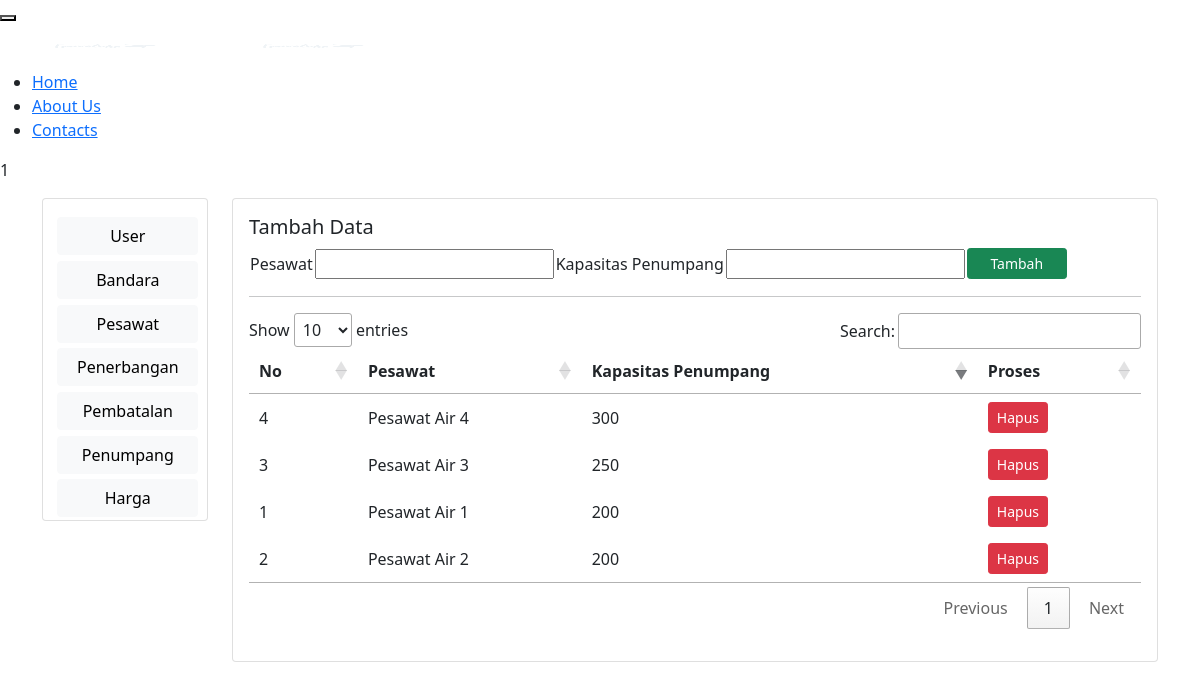
Page /site/pesawat.php on the committed database.
### tables this page shows
CREATE TABLE `pesawat` (
  `id_pesawat` int(50) NOT NULL,
  `nama` varchar(100) NOT NULL,
  `kapasitas_penumpang` int(3) NOT NULL
);

### site/pesawat.php (the view, shortened to what this page needs)
<!DOCTYPE html>
<html>
<head>
	<link href="https://cdn.jsdelivr.net/npm/bootstrap@5.0.2/dist/css/bootstrap.min.css" rel="stylesheet">
</head>
<body>
	<?= include "header.php"; ?>
	<main>
		<div class="container mt-3">
			<div class="row">
				<div class="col-sm-2">
					<div class="card">
						<?php include "dasboardadmin.php"; ?>
					</div>
				</div>
				<div class="col-sm-10">
					<div class="card">
						<div class="card-body">
							<h5 class="card-tittle">Tambah Data</h5>
                            <form action="" method="post" enctype="multipart/form-data">
                                <table>
                                    <tr>
                                     <td>Pesawat</td>
                                        <td><input type="text" name="pesawat"></td>
                                    <td>Kapasitas Penumpang</td>
                                        <td><input type="text" name="muatan"></td>
                                    <td>
                                    	<input style="width:100px" type="submit" name="proses" value="Tambah" class="btn btn-success btn-sm">
                                    </td>
                                    </tr>
                                </table>
                            </form>
							<hr>
							<table id="tabel-data">
                                <thead class="thead-dark">
                                    <tr>
                                        <th>No</th>
                                        <th>Pesawat</th>
                                        <th>Kapasitas Penumpang</th>
                                        <th>Proses</th>
                                    </tr>
                                </thead>
                                <tbody>
                                    <?php
                                    include_once('koneksi.php');
                                    $sql = mysqli_query($koneksi, "SELECT * FROM pesawat");
                                    foreach ($sql as $row) {
                                    ?>
                                        <tr>
                                            <td><?= $row["id_pesawat"]; ?></td>
                                            <td><?= $row["nama"]; ?></td>
                                            <td><?= $row["kapasitas_penumpang"]; ?></td>
                                            <td>
                        						<a href="hpspesawat.php?id=<?= $row['id_pesawat']; ?>" onclick="return confirm ('Apakah Anda yakin akan menghapus data?')" class="btn btn-danger btn-sm">Hapus</a>
                                            </td>
                                        </tr>
                                    <?php } ?>
                            </table>
						</div>
					</div>
				</div>
			</div>
		</div>
	</main>
    <link rel="stylesheet" type="text/css" media="screen" href="https://cdn.datatables.net/1.10.24/css/jquery.dataTables.min.css">
</body>
</html>

### rows in the picture
pesawat: id_pesawat "1", nama "Pesawat Air 1", kapasitas_penumpang "200"
pesawat: id_pesawat "2", nama "Pesawat Air 2", kapasitas_penumpang "200"
pesawat: id_pesawat "3", nama "Pesawat Air 3", kapasitas_penumpang "250"
pesawat: id_pesawat "4", nama "Pesawat Air 4", kapasitas_penumpang "300"

### other values in the picture
include "header.php" "1"
